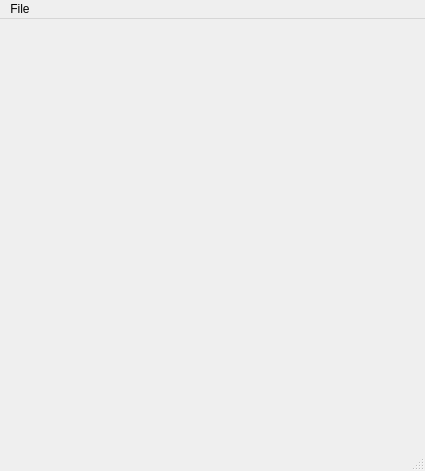
<?xml version="1.0" encoding="UTF-8"?>
<ui version="4.0">
 <class>StartMainWindow</class>
 <widget class="QMainWindow" name="StartMainWindow">
  <property name="geometry">
   <rect>
    <x>0</x>
    <y>0</y>
    <width>425</width>
    <height>471</height>
   </rect>
  </property>
  <property name="sizePolicy">
   <sizepolicy hsizetype="Fixed" vsizetype="Fixed">
    <horstretch>0</horstretch>
    <verstretch>0</verstretch>
   </sizepolicy>
  </property>
  <property name="windowTitle">
   <string>Project</string>
  </property>
  <widget class="QWidget" name="centralwidget"/>
  <widget class="QMenuBar" name="menubar">
   <property name="geometry">
    <rect>
     <x>0</x>
     <y>0</y>
     <width>425</width>
     <height>22</height>
    </rect>
   </property>
   <widget class="QMenu" name="menuFile">
    <property name="title">
     <string>File</string>
    </property>
    <addaction name="newProjectAction"/>
    <addaction name="openProjectAction"/>
    <addaction name="saveProjectAction"/>
    <addaction name="saveAsProjectAction"/>
    <addaction name="separator"/>
    <addaction name="recentProjectsAction"/>
    <addaction name="separator"/>
    <addaction name="undoAction"/>
    <addaction name="separator"/>
    <addaction name="actionSetting"/>
    <addaction name="actionAbout"/>
   </widget>
   <addaction name="menuFile"/>
  </widget>
  <widget class="QStatusBar" name="statusbar"/>
  <action name="newProjectAction">
   <property name="text">
    <string>New</string>
   </property>
   <property name="toolTip">
    <string>Create a new project</string>
   </property>
   <property name="shortcut">
    <string>Ctrl+Shift+N</string>
   </property>
  </action>
  <action name="openProjectAction">
   <property name="text">
    <string>Open</string>
   </property>
   <property name="shortcut">
    <string>Ctrl+Shift+O</string>
   </property>
  </action>
  <action name="saveProjectAction">
   <property name="text">
    <string>Save</string>
   </property>
   <property name="shortcut">
    <string>Ctrl+S</string>
   </property>
  </action>
  <action name="saveAsProjectAction">
   <property name="text">
    <string>Save As</string>
   </property>
   <property name="shortcut">
    <string>Ctrl+Shift+S</string>
   </property>
  </action>
  <action name="undoAction">
   <property name="text">
    <string>Undo</string>
   </property>
   <property name="shortcut">
    <string>Ctrl+Z</string>
   </property>
  </action>
  <action name="actionSetting">
   <property name="text">
    <string>Setting</string>
   </property>
  </action>
  <action name="actionAbout">
   <property name="text">
    <string>About</string>
   </property>
  </action>
  <action name="recentProjectsAction">
   <property name="text">
    <string>Recents</string>
   </property>
  </action>
 </widget>
 <resources/>
 <connections/>
</ui>
